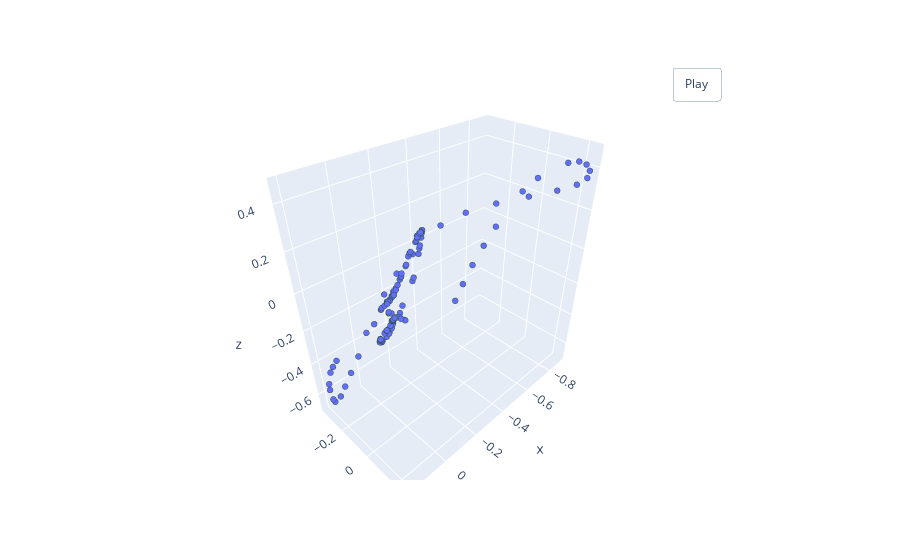

Here is the notebook cell this chart was saved with:
### Markdown cell above
Пример с семплированием c весами (делает шанс выбора точек более удаленных от начала координат более высоким):

### Code cell
sampled_point_cloud = PointSampler_weighted(150)(norm_pointcloud)
pcshow(*sampled_point_cloud.T)

### Figure 1 — Plotly figure (JSON) as saved in the notebook; plotly's stock layout.template omitted (floating-point values rounded to 4 significant figures; data arrays with more than 128 entries replaced by an {"elided": "..."} marker saying what was removed)
{"data": [{"marker": {"line": {"color": "DarkSlateGrey", "width": 2}, "size": 2}, "mode": "markers", "type": "scatter3d", "x": {"elided": "150 float values"}, "y": {"elided": "150 float values"}, "z": {"elided": "150 float values"}}], "layout": {"updatemenus": [{"buttons": [{"args": [null, {"frame": {"duration": 50, "redraw": true}, "fromcurrent": true, "mode": "immediate", "transition": {"duration": 0}}], "label": "Play", "method": "animate"}], "pad": {"r": 10, "t": 45}, "showactive": false, "type": "buttons", "x": 0.8, "xanchor": "left", "y": 1, "yanchor": "bottom"}]}}
